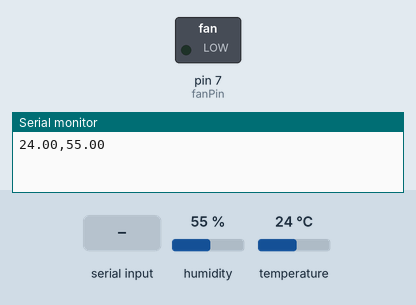
Simulated run of this program. Board: Arduino Uno, built with avr-gcc and run on an emulated ATmega328P. Shown: switched loads named in the program (green lamp = pin HIGH), the last lines printed to the serial monitor. The test bench sets the inputs (shaded band); at power-on: humidity 55 %, temperature 24 °C.

Above: at 1.2 s.
1.3 s: "1" received over Serial
At 3.6 s:
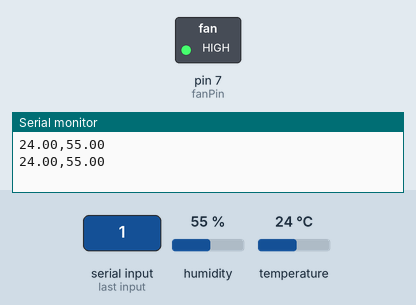
4.5 s: "0" received over Serial
At 6.8 s:
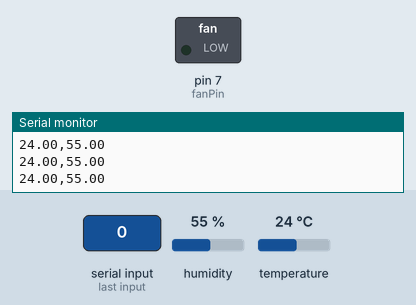
Timing chart, 0 to 8.3 s (numbered marks = the images above; inputs shaded):
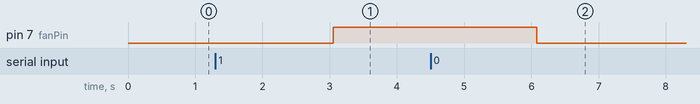

Measured:
- after the input at 1.3 s, pin 7 (fanPin): LOW → HIGH after 1.8 s
- after the input at 4.5 s, pin 7 (fanPin): HIGH → LOW after 1.6 s

The program:

main.cpp
```cpp
#include <Arduino.h>

#include <Wire.h>
#include <SHTSensor.h>

SHTSensor sht;
int fanPin = 7;

void setup()
{
    Serial.begin(9600);
    Wire.begin();
    pinMode(fanPin, OUTPUT);

    if (!sht.init())
    {
        Serial.println("SHT Init failed!");
        while (1)
            ;
    }
}

void loop()
{
    if (sht.readSample())
    {
        float temp = sht.getTemperature();
        float hum = sht.getHumidity();

        // Sending data to Python
        Serial.print(temp);
        Serial.print(",");
        Serial.println(hum);
    }

    // Checking receiving commands from Python
    if (Serial.available())
    {
        char command = Serial.read();
        if (command == '1')
        {
            digitalWrite(fanPin, HIGH);
        }
        else if (command == '0')
        {
            digitalWrite(fanPin, LOW);
        }
    }

    delay(3000);
}
```
